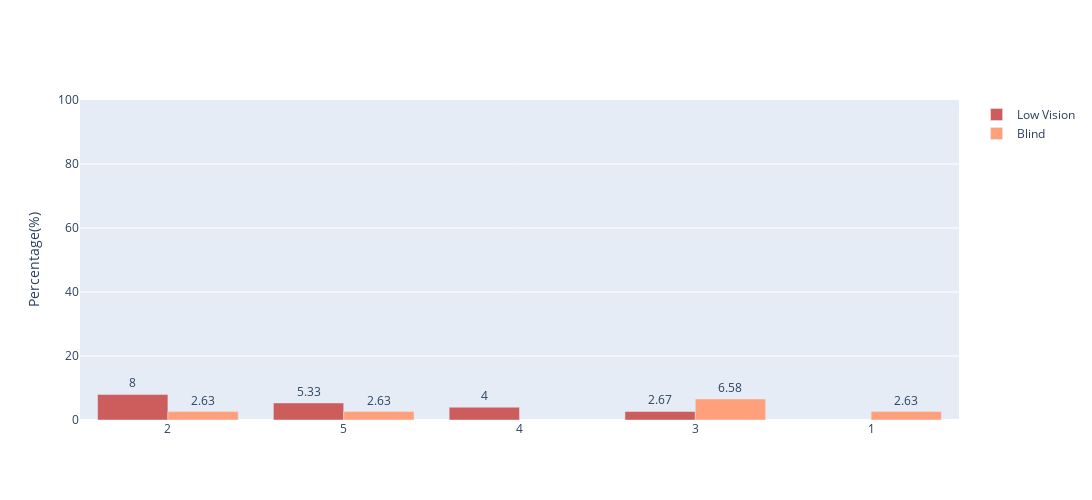

Notebook code cell kept with this figure:
### Code cell
import plotly.graph_objects as go

fig = go.Figure()
fig = go.Figure(data=[go.Bar( #TODO3 Automatically
    x=cnt_group_1.index,
    y=round(100*cnt_group_1/lowvision_num,2),
    text=round(100*cnt_group_1/lowvision_num,2),
    textposition='outside',
    name='Low Vision',
    marker_color='indianred',
), go.Bar(
    x=cnt_group_2.index,
    y=round(100*cnt_group_2/blind_num,2),
    text=round(100*cnt_group_2/blind_num,2),
    textposition='outside',
    name='Blind',
    marker_color='lightsalmon'
 )])
fig.update_layout(
    autosize=False,
    width=1200,
    height=500,
    yaxis_title="Percentage(%)",)
fig.update_layout(yaxis_range=[0,100])
fig.update_xaxes(type='category')
fig.show()

### Figure 1 — Plotly figure (JSON) as saved in the notebook; plotly's stock layout.template omitted (floating-point values rounded to 4 significant figures)
{"data": [{"marker": {"color": "indianred"}, "name": "Low Vision", "text": [8, 5.33, 4, 2.67], "textposition": "outside", "type": "bar", "x": ["2", "5", "4", "3"], "y": [8, 5.33, 4, 2.67]}, {"marker": {"color": "lightsalmon"}, "name": "Blind", "text": [6.58, 2.63, 2.63, 2.63], "textposition": "outside", "type": "bar", "x": ["3", "1", "2", "5"], "y": [6.58, 2.63, 2.63, 2.63]}], "layout": {"autosize": false, "height": 500, "width": 1200, "xaxis": {"type": "category"}, "yaxis": {"range": [0, 100], "title": {"text": "Percentage(%)"}}}}
